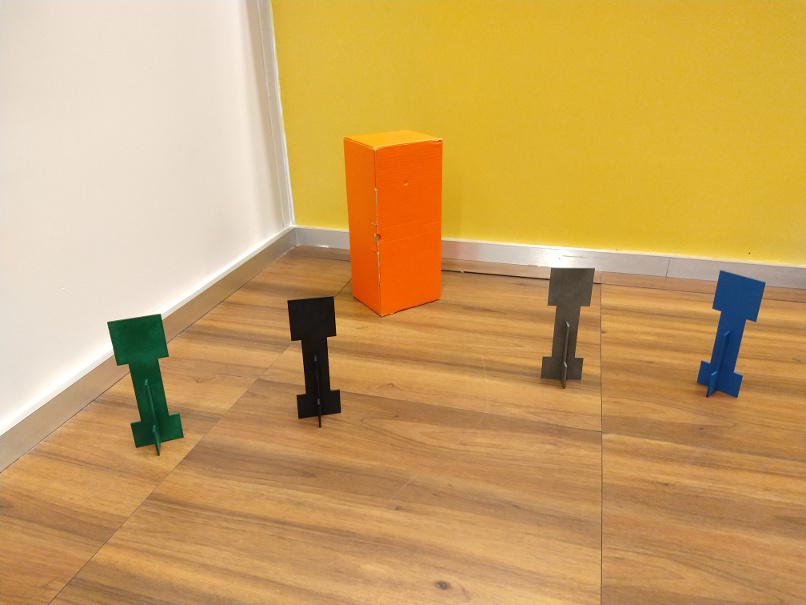
#> input picture cena_canto_sala.jpg, 806 x 605 px
$ python ex2.py
#> lines starting #> are read from the running program, lines starting #| are printed output that depends on the picture
#!/usr/bin/python
# -*- coding: utf-8 -*-

# Este NÃO é um programa ROS

from __future__ import print_function, division

import cv2
import os,sys, os.path
import numpy as np

print("Rodando Python versão ", sys.version)
print("OpenCV versão: ", cv2.__version__)
print("Diretório de trabalho: ", os.getcwd())


def realca_caixa_vermelha(bgr):
    """Não mude ou renomeie esta função
        deve receber uma imagem bgr
        e fazer alguma filtragem / seleção de modo a obter uma imagem
        de saída grayscale
        em que somente os pixels da caixa estão brancos e todo o restante está vermelho
        Dica: Use mais de um canal, por exemplo R e B
    """
    res = bgr.copy()
    gray = res[:,:,0]
    return res


if __name__ == "__main__":
    img = cv2.imread("cena_canto_sala.jpg")
#> img is the input picture: shape (605, 806, 3); mean B, G, R 98.1, 162.1, 202.5
    gray = cv2.cvtColor(img, cv2.COLOR_BGR2GRAY)
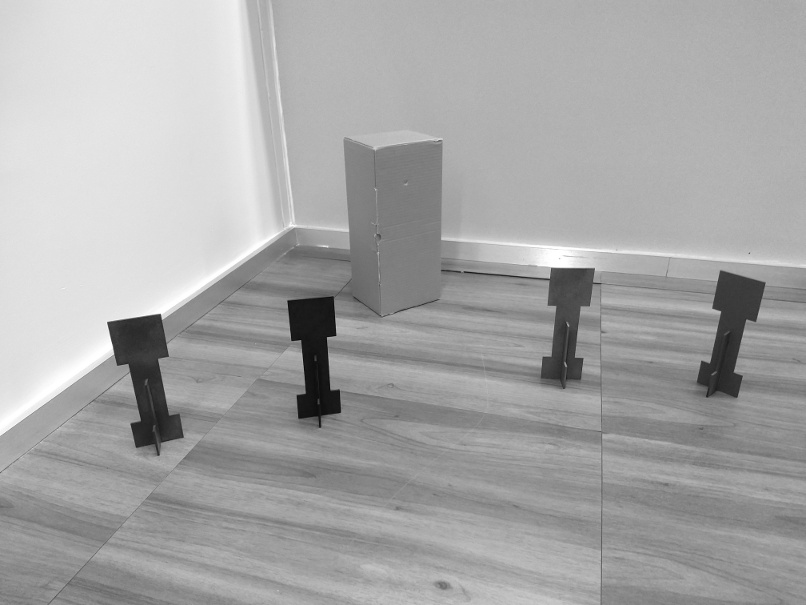
#> gray: shape (605, 806); min 7, max 255, mean 166.9

    # Faz o processamento
    saida = realca_caixa_vermelha(img)
#> in realca_caixa_vermelha, `gray = res[:,:,0]`:
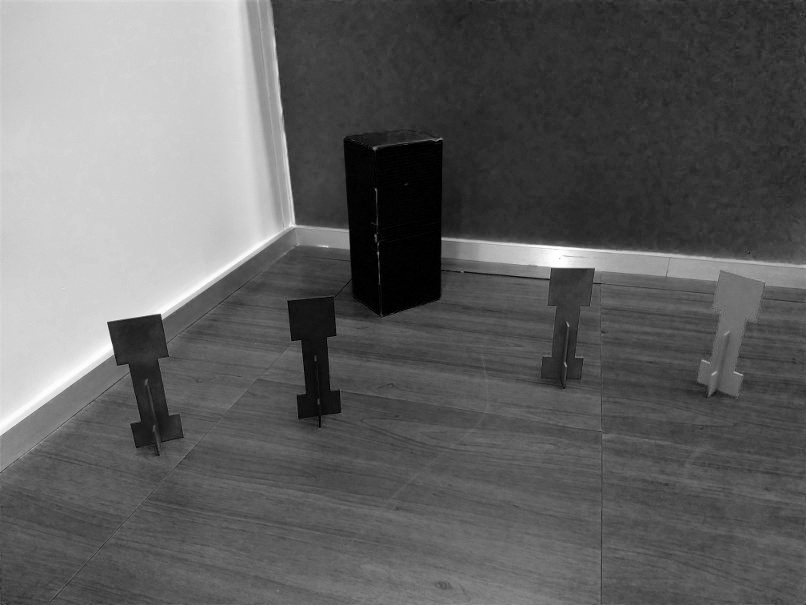
#> gray: shape (605, 806); min 0, max 255, mean 98.1
    cv2.imwrite( "saida_ex2.png", saida)


    # NOTE que a OpenCV terminal trabalha com BGR
    cv2.imshow('entrada', img)

    cv2.imshow('saida', saida)

    cv2.waitKey(0)
